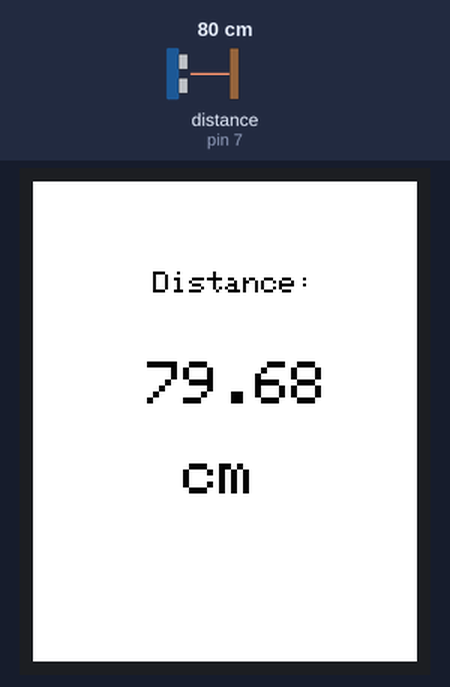
The sketch below on a simulated Arduino Uno, built with avr-gcc and run on an emulated ATmega328P. Parts: 128×160 colour display. Wiring (inferred from the names in the program): ultrasonic range finder: trigger pin 6; echo pin 7. The test bench sets the inputs (shaded band); at power-on: distance to the obstacle (sensor on pin 7) 80 cm. The echo pulse lasts 58.3 µs per cm; what the sketch prints to the serial monitor is not drawn.

Above: at 1.4 s.
1.5 s: distance to the obstacle (sensor on pin 7) set to 35 cm
At 2.35 s:
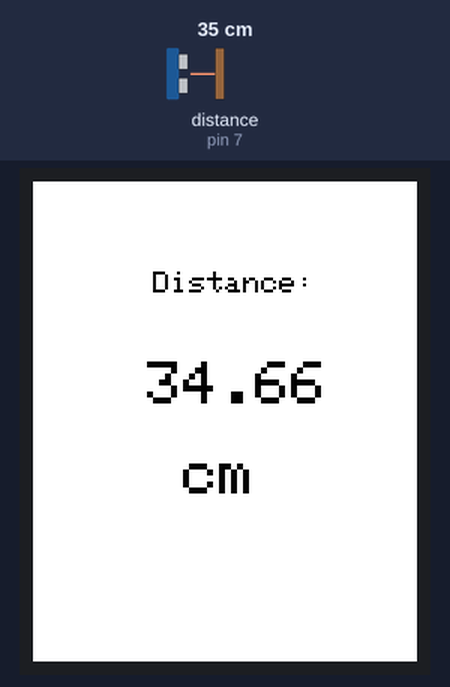
3.2 s: distance to the obstacle (sensor on pin 7) set to 2 cm
At 4.4 s:
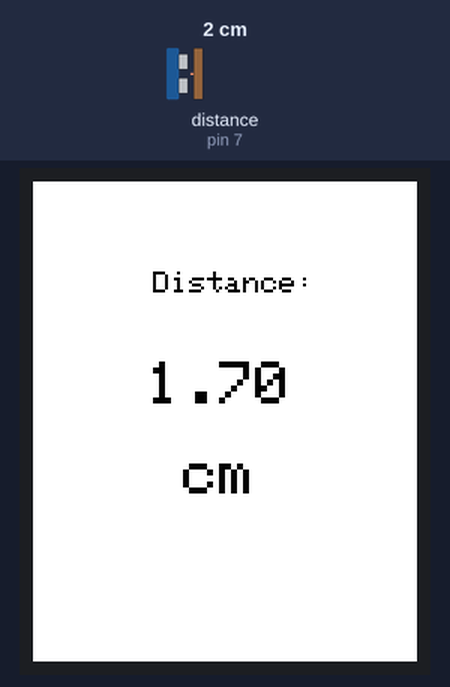
5.0 s: distance to the obstacle (sensor on pin 7) set to 4 cm
At 5.8 s:
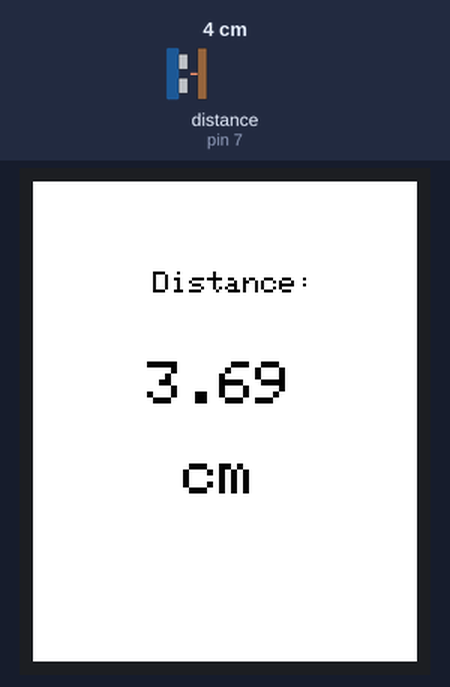
Timing chart, 0 to 8.0 s (numbered marks = the images above; inputs shaded):
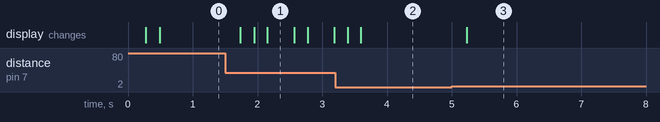

The sketch:

DigitalRuler.ino
```cpp
#include <Adafruit_GFX.h>    // Core graphics library
#include <Adafruit_ST7735.h> // Hardware-specific library for ST7735
#include <SPI.h>

// Sensor pins
int triggerPin = 6; // I had a problem when connecting the sensor pins to pin 10-12.
int echoPin = 7;    // I later discovered that those pins are used with the SPI comms
                    // Even if there isn't anything plugged in directly in them.

// OLED Pins
#define TFT_CS        2
#define TFT_RST       4
#define TFT_DC        3

#define TEXT_COLOR ST77XX_BLACK
#define BG_COLOR ST77XX_WHITE

Adafruit_ST7735 tft = Adafruit_ST7735(TFT_CS, TFT_DC, TFT_RST);

float previousDistance;

void setup() {
    pinMode(triggerPin, OUTPUT);
    pinMode(echoPin, INPUT);

    Serial.begin(9600);

    tft.initR(INITR_BLACKTAB);
    delay(100);  // Ensure display initializes

    tft.fillScreen(BG_COLOR);

    tft.setTextSize(1);
    tft.setTextColor(TEXT_COLOR);
    tft.setCursor(40, 30);
    tft.println("Distance:");

    tft.setTextSize(2);
    tft.setCursor(50, 90);
    tft.println("cm");
}

void startDetectingDistance(){
digitalWrite(triggerPin, LOW);
  delayMicroseconds(10);
  digitalWrite(triggerPin, HIGH);
  delayMicroseconds(10);
  digitalWrite(triggerPin, LOW);
}

void loop() {
  startDetectingDistance();

  float time = pulseIn(echoPin, HIGH, 10000);
  float distance = (time * 0.0343) / 2; // Convert to cm

  delay(200);

  if(distance <= 0.01)
    return;

  Serial.println(distance, 20);

  tft.setTextSize(2);
  tft.setCursor(38, 60);
  tft.setTextColor(BG_COLOR);
  tft.println(previousDistance);

  previousDistance = distance;

  tft.setTextSize(2);
  tft.setCursor(38, 60);
  tft.setTextColor(TEXT_COLOR);
  tft.println(distance);

  // Serial.print(0);
  // Serial.print(",");
  // Serial.print(distance);
  // Serial.print(",");
  // Serial.println(20);
}
```

Measured:
- after the input at 1.5 s, the display: first changes after 0.24 s (image 1 shows a later state)
- after the input at 3.2 s, the display: first differs from a run without the input after 0.40 s (image 2)
- after the input at 5.0 s, the display: changes after 0.23 s (image 3)
- what the display in image 1 shows lasts 0.4 s, from 2.2 s to 2.6 s
